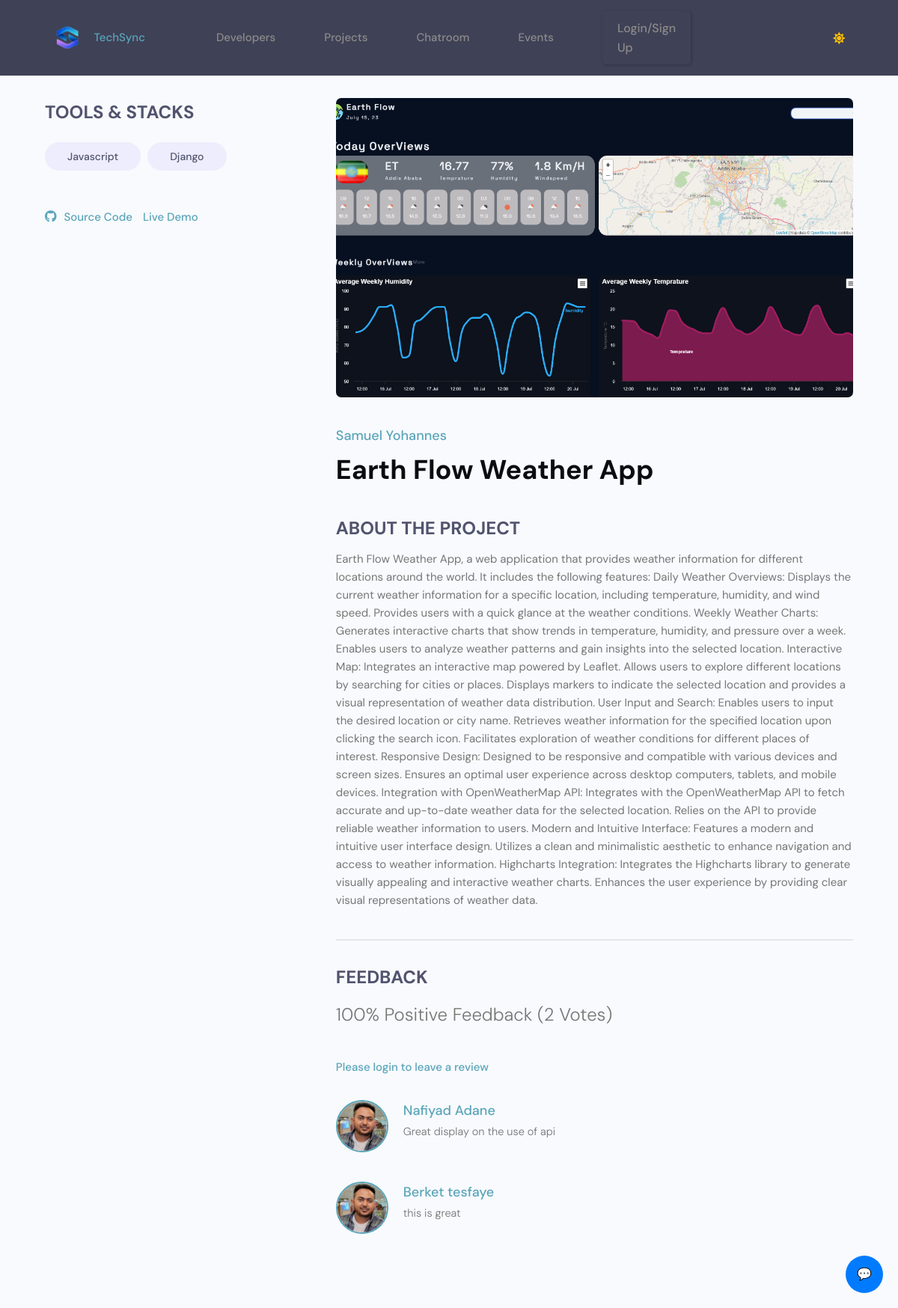
Page /projects/project_detail/b89b35f2-360f-4cc4-b7b7-d7a18dc1f9e7/ on the committed database.
### projects/models.py (models this page shows, shortened)
class Tag(models.Model):
    id = models.UUIDField(default=uuid.uuid4, primary_key=True, unique=True, editable=False, )
    name = models.CharField(max_length=300)
    created_at = models.DateTimeField(auto_now_add=True)

class Project(models.Model):
    id = models.UUIDField(default=uuid.uuid4, primary_key=True, unique=True, editable=False)
    owner = models.ForeignKey(Profile, on_delete=models.SET_NULL, null=True)
    title = models.CharField(max_length=100)
    description = models.TextField(null=True, blank=True)
    image = models.ImageField(null=True, blank=True, default='default.jpg', upload_to= 'project_image')
    demo_link = models.URLField(null=True, blank=True)
    source_link = models.URLField(null=True, blank=True)
    created_at = models.DateTimeField(auto_now_add=True)
    tags = models.ManyToManyField('Tag', blank=True)
    vote_count = models.IntegerField(default=0, null=True, blank=True)
    vote_ratio = models.IntegerField(default=0, null=True, blank=True)
    updated_at = models.DateTimeField(auto_now=True)
    created_at = models.DateTimeField(auto_now_add=True)
    class Meta:
        ordering = ['-created_at']

class Review(models.Model):
    VOTE_TYPE = (
        ('up', 'Up Vote'),
        ('down', 'Down Vote')
    )
    id = models.UUIDField(default=uuid.uuid4, primary_key=True, unique=True, editable=False, )
    owner = models.ForeignKey(Profile, on_delete=models.CASCADE, null=True)
    project = models.ForeignKey(Project, on_delete=models.CASCADE)
    body = models.TextField(null=True, blank=True)
    value = models.CharField(max_length=10, choices=VOTE_TYPE)
    created_at = models.DateTimeField(auto_now_add=True)

### users/models.py (models this page shows, shortened)
class Profile(models.Model):
    id = models.UUIDField(default=uuid.uuid4, primary_key=True, unique=True, editable=False, )
    user = models.OneToOneField(User, on_delete=models.CASCADE,null=True,blank=True)
    name = models.CharField(max_length=200, blank=True,null=True)
    username = models.CharField(max_length=200, blank=True,null=True,unique=True)
    headline = models.CharField(max_length=200, blank=True,null=True)
    about = models.TextField(blank=True, null=True)
    location = models.CharField(max_length=200, blank=True,null=True)
    profile_image = models.ImageField(null=True, blank=True,upload_to='profiles', default='default_profile.png')
    github_link = models.CharField(max_length=200, blank=True,null=True)
    twitter_link = models.CharField(max_length=200, blank=True,null=True)
    linkedin_link = models.CharField(max_length=200, blank=True,null=True)
    personal_link = models.CharField(max_length=200, blank=True,null=True)
    phone_regex = RegexValidator(
    regex=r'^\+?1?\d{9,15}$',
    message="Phone number must be entered in the format: '+999999999'. Up to 15 digits allowed."
    )
    phone_number = models.CharField(validators=[phone_regex], max_length=17, blank=True)  # validators should be a list
    created_at = models.DateTimeField(auto_now_add=True)

### projects/views.py (the view)
# urls.py: path('project_detail/<str:pk>/', views.project_detail, name='project_detail'),
def project_detail(request, pk):
    project = Project.objects.get(id=pk)
    tags = project.tags.all()
    if request.method == 'POST':
        form = ReviewForm(request.POST)
        if form.is_valid():
            review = form.save(commit=False)
            review.project = project
            review.owner = request.user.profile
            review.save()
            project.update_vote_count()
            return JsonResponse({'message': 'Review submitted successfully!'}, status=200)
        else:
            return JsonResponse({'errors': form.errors}, status=400)
    else:
        form = ReviewForm()
    context = {
        'project': project,
        'tags': tags,
        'form': form,
    }
    return render(request, 'projects/project_detail.html', context)

### techsync/context_processors.py (called while the page is built, shortened)
def navbar_data(request):
    profile = event_organizer = event_moderator = None
    return {
        'profile': profile,
        'event_organizer': event_organizer,
        'event_moderator': event_moderator,
    }

### templates/projects/project_detail.html (shortened to what this page needs)
{% extends "main/main.html" %}
{% block content %}
<main class="singleProject my-md">
    <div class="container">
        <div class="layout">
            <div class="column column--1of3">
                <h3 class="singleProject__subtitle">Tools & Stacks</h3>
                <div class="singleProject__toolStack">
                    {% for tags in project.tags.all %}
                    <span class="tag tag--pill tag--sub tag--lg">
                        <small>{{ tags.name }}</small>
                    </span>
                    {% endfor %}
                </div>
                {% if project.source_link %}
                <a class="singleProject__liveLink" href="{{ project.source_link }}" target="_blank"><i class="fab fa-github"></i>Source Code</a>
                {% endif %}
                {% if project.demo_link %}
                <a class="singleProject__liveLink" href="#" target="_blank">Live Demo
                    {% endif %}
                </a>
            </div>
            <div class="column column--2of3">
                <img class="singleProject__preview" src="{{project.image.url}}" alt="portfolio thumbnail" />
                <a href="{% url 'user-profile' project.owner.pk %}" class="singleProject__developer">{{project.owner.name}}</a>
                <h2 class="singleProject__title">{{project.title}}</h2>
                <h3 class="singleProject__subtitle">About the Project</h3>
                <div class="singleProject__info">
                    {{project.description}}
                </div>
                <div class="comments">
                    <h3 class="singleProject__subtitle">Feedback</h3>
                    {% if project.vote_count > 0 %}
                      <h5 class="project--rating">
                        {{project.vote_ratio}}% Positive Feedback ({{project.vote_count}}
                        Vote{{project.vote_count|pluralize:"s"}})
                      </h5>
                    {% endif %}
                    {% if request.user.profile.id in project.reviewers %}
                    <p>You have already submitted your review for this project</p>
                    {% elif request.user.profile == project.owner %}
                    <p>You cannot review your own work</p>
                    {% else %}
                    <a href="{% url 'login' %}?next={{request.path}}">Please login to leave a review</a>
                    {% endif %}
                    <div class="commentList">
                        {% for review in project.review_set.all %}
                        {% if review.body %}
                        <div class="comment">
                            <a href="{% url 'user-profile' review.owner.id  %}">
                                <img class="avatar avatar--md" src="{{review.owner.profile_image.url}}" alt="user" />
                            </a>
                            <div class="comment__details">
                                <a href="{% url 'user-profile' review.owner.id  %}" class="comment__author">{{review.owner.name}}</a>
                                <p class="comment__info">{{review.body|linebreaksbr}}</p>
                            </div>
                        </div>
                        {% endif %}
                        {% endfor %}
                    </div>
                </div>
            </div>
        </div>
    </div>
</main>
{% endblock %}

### static/styles/langauge.css (style rules this page uses)
:root { --li4-color-primary-hsl: 250, 84%, 54%; --li4-color-bg-hsl: 0, 0%, 100%; --li4-color-contrast-high-hsl: 230, 7%, 23%; --li4-color-contrast-higher-hsl: 230, 13%, 9%; --li4-color-bg-light-hsl: 0, 0%, 100%; --li4-color-white-hsl: 0, 0%, 100%; --li4-color-bg-dark-hsl: 240, 4%, 95%; --li4-color-bg-lighter-hsl: 0, 0%, 100%; --li4-color-black-hsl: 230, 13%, 9%; --li4-space-3xs: 0.25rem; --li4-space-2xs: 0.375rem; --li4-space-xs: 0.5rem; --li4-space-sm: 0.75rem; }
@media (min-width: 64rem) { :root { --li4-space-3xs: 0.375rem; --li4-space-2xs: 0.5625rem; --li4-space-xs: 0.75rem; --li4-space-sm: 1.125rem; } }
:root { --picker-vertical-gap: 4px; }

### static/styles/app.css (style rules this page uses)
:root { --color-sub: #0b0c10; }
img { width: 100%; }
.singleProject .column--1of3 { order: 2; }
@media screen and (min-width: 1081px) { .singleProject .column--1of3 { order: 1; } }
@media screen and (min-width: 1081px) { .singleProject .column--2of3 { order: 2; } }
.singleProject__toolStack { margin-top: 2rem; margin-bottom: 4rem; }
.singleProject__liveLink { font-weight: 500; transition: all 0.3s ease-in-out; border-bottom: 2px solid transparent; }
.singleProject__liveLink i { display: inline-block; font-size: 1.6rem; margin-right: 1rem; }
.singleProject__preview { height: 50vh; object-fit: cover; object-position: top center; margin-bottom: 3rem; border-radius: 0.7rem; }
.singleProject__developer { font-size: 1.8rem; font-weight: 500; }
.singleProject__title { font-size: 3.6rem; font-weight: 700; color: var(--color-sub); margin-bottom: 3rem; }
.project--rating { margin-bottom: 1.6em; margin-top: .5em; }
.singleProject__subtitle { text-transform: uppercase; font-size: 2.4rem; font-weight: 700; color: var(--color-sub-light); margin-bottom: 1rem; }
.comments { margin-top: 4rem; padding-top: 3rem; border-top: 2px solid var(--color-light); }
.commentList { margin: 3rem 0; }
.comment { display: flex; gap: 2rem; }
.comment:not(:last-child) { margin-bottom: 3rem; }
.comment__author { font-size: 1.8rem; }
.comment__info { font-size: 1.45rem; }

### static/styless/style.css (style rules this page uses)
:root { --color-main: #71c6dd; --color-main-light: #e1f6fb; --color-dark: #3f4156; --color-dark-medium: #51546e; --color-dark-light: #696d97; --color-light: #e5e5e5; --color-gray: #8b8b8b; --color-light-gray: #b2bdbd; --color-bg: #2d2d39; --color-success: #5dd693; --color-error: #fc4b0b; }
* { font-family: "DM Sans", -apple-system, BlinkMacSystemFont, "Segoe UI", Roboto, Oxygen, Ubuntu, Cantarell, "Open Sans", "Helvetica Neue", sans-serif; margin: 0; padding: 0; box-sizing: border-box; text-rendering: optimizeLegibility; font-size: inherit; }
html { font-size: 56.25%; }
@media only screen and (min-width: 1200px) { html { font-size: 62.5%; } }
body { line-height: 1.6; font-weight: 400; font-size: 1.5rem; color: var(--color-light-gray); background-color: var(--color-bg); min-height: 100vh; }
img { width: 100%; }
a { display: inline-block; color: var(--color-main); text-decoration: none; }
.container { max-width: 120rem; width: 90%; margin: auto; }
.avatar { position: relative; display: inline-block; border-radius: 50%; border: 2px solid var(--color-main); }
.avatar::after { content: ""; display: block; position: absolute; background-color: var(--color-gray); z-index: 111; border-radius: 50%; border: 0.3rem solid var(--color-dark); }
.layout { margin-top: 2.4rem; }

### static/uikit/styles/modules/_variables.css (style rules this page uses)
:root { --color-main: #5aa5b9; --color-main-light: #e6faff; --color-sub: #0b0c10; --color-sub-light: #51546e; --color-sub-lighter: #ededfd; --color-text: #737373; --color-gray: #8b8b8b; --color-light: #e5e7eb; --color-light-gray: #767676; --color-bg: #f8fafd; --color-white: #fffefd; --color-white-light: #f3f3f3; --color-success: #359e64; --color-success-bg: #def8e8; --color-error: #fc4b0b; --color-error-bg: #fff2ee; --font-base: 'Poppins', arial, helvetica, 'Segoe UI', roboto, ubuntu, sans-serif; --font-monospace: 'Fira Code', 'Courier New', courier, monospace; --font-regular: 300; --font-medium: 500; --font-bold: 700; --generic-shadow: 1px 1px 5px #00000010; --generic-transition: all 0.3s ease-in-out; --color-btn-text: #0b0c10; }

### static/uikit/styles/modules/_base.css (style rules this page uses)
* { margin: 0; padding: 0; box-sizing: border-box; text-rendering: optimizeLegibility; color: inherit; font-size: inherit; }
html { font-size: 50%; }
@media only screen and (min-width: 480px) { html { font-size: 56.25%; } }
@media only screen and (min-width: 1200px) { html { font-size: 62.5%; } }
body { line-height: 1.6; font-weight: 400; font-size: 1.5rem; color: var(--color-text); background-color: var(--color-bg); min-height: 100vh; }

### rows in the picture
Tag: name "Javascript"
Tag: name "Django"
Project: image (picture), owner.name "Samuel Yohannes", title "Earth Flow Weather App", description "Earth Flow Weather App, a web application that provides weather information for different locations around the world. It includes the following features: Daily Weather Overviews: Displays the current weather information for a specific location, including temperature, humidity, and wind speed. Provides users with a quick glance at the weather conditions. Weekly Weather Charts: Generates interactive charts that show trends in temperature, humidity, and pressure over a week. Enables users to analyze weather patterns and gain insights into the selected location. Interactive Map: Integrates an interactive map powered by Leaflet. Allows users to explore different locations by searching for cities…", vote_ratio "100", vote_count "2"
Review: owner.profile_image (picture), owner.name "Nafiyad Adane", body "Great display on the use of api"
Review: owner.profile_image (picture), owner.name "Berket tesfaye", body "this is great"
